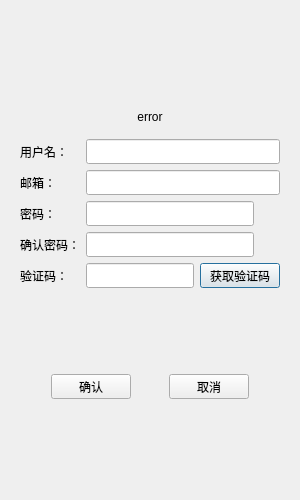
<?xml version="1.0" encoding="UTF-8"?>
<ui version="4.0">
 <class>RegisterDialog</class>
 <widget class="QDialog" name="RegisterDialog">
  <property name="geometry">
   <rect>
    <x>0</x>
    <y>0</y>
    <width>300</width>
    <height>500</height>
   </rect>
  </property>
  <property name="minimumSize">
   <size>
    <width>300</width>
    <height>500</height>
   </size>
  </property>
  <property name="maximumSize">
   <size>
    <width>300</width>
    <height>500</height>
   </size>
  </property>
  <property name="windowTitle">
   <string>RegisterDialog</string>
  </property>
  <layout class="QVBoxLayout" name="verticalLayout_11">
   <item>
    <layout class="QVBoxLayout" name="verticalLayout">
     <property name="leftMargin">
      <number>0</number>
     </property>
     <property name="topMargin">
      <number>0</number>
     </property>
     <property name="rightMargin">
      <number>0</number>
     </property>
     <property name="bottomMargin">
      <number>0</number>
     </property>
     <item>
      <widget class="QStackedWidget" name="stackedWidget">
       <property name="currentIndex">
        <number>0</number>
       </property>
       <widget class="QWidget" name="page">
        <layout class="QVBoxLayout" name="verticalLayout_3">
         <item>
          <spacer name="verticalSpacer">
           <property name="orientation">
            <enum>Qt::Vertical</enum>
           </property>
           <property name="sizeHint" stdset="0">
            <size>
             <width>20</width>
             <height>40</height>
            </size>
           </property>
          </spacer>
         </item>
         <item>
          <widget class="QWidget" name="widget" native="true">
           <layout class="QVBoxLayout" name="verticalLayout_4">
            <item>
             <widget class="QLabel" name="error_label">
              <property name="text">
               <string>error</string>
              </property>
              <property name="alignment">
               <set>Qt::AlignCenter</set>
              </property>
             </widget>
            </item>
           </layout>
          </widget>
         </item>
         <item>
          <layout class="QHBoxLayout" name="horizontalLayout">
           <item>
            <widget class="QLabel" name="user_label">
             <property name="minimumSize">
              <size>
               <width>60</width>
               <height>25</height>
              </size>
             </property>
             <property name="maximumSize">
              <size>
               <width>16777215</width>
               <height>25</height>
              </size>
             </property>
             <property name="text">
              <string>用户名：</string>
             </property>
            </widget>
           </item>
           <item>
            <widget class="QLineEdit" name="user_edit">
             <property name="minimumSize">
              <size>
               <width>0</width>
               <height>25</height>
              </size>
             </property>
             <property name="maximumSize">
              <size>
               <width>16777215</width>
               <height>25</height>
              </size>
             </property>
            </widget>
           </item>
          </layout>
         </item>
         <item>
          <layout class="QHBoxLayout" name="horizontalLayout_2">
           <item>
            <widget class="QLabel" name="email_label">
             <property name="minimumSize">
              <size>
               <width>60</width>
               <height>25</height>
              </size>
             </property>
             <property name="maximumSize">
              <size>
               <width>16777215</width>
               <height>25</height>
              </size>
             </property>
             <property name="text">
              <string>邮箱：</string>
             </property>
            </widget>
           </item>
           <item>
            <widget class="QLineEdit" name="email_edit">
             <property name="minimumSize">
              <size>
               <width>0</width>
               <height>25</height>
              </size>
             </property>
             <property name="maximumSize">
              <size>
               <width>16777215</width>
               <height>25</height>
              </size>
             </property>
            </widget>
           </item>
          </layout>
         </item>
         <item>
          <layout class="QHBoxLayout" name="horizontalLayout_3">
           <item>
            <widget class="QLabel" name="password_label">
             <property name="minimumSize">
              <size>
               <width>60</width>
               <height>25</height>
              </size>
             </property>
             <property name="maximumSize">
              <size>
               <width>16777215</width>
               <height>25</height>
              </size>
             </property>
             <property name="text">
              <string>密码：</string>
             </property>
            </widget>
           </item>
           <item>
            <widget class="QLineEdit" name="password_edit">
             <property name="minimumSize">
              <size>
               <width>0</width>
               <height>25</height>
              </size>
             </property>
             <property name="maximumSize">
              <size>
               <width>16777215</width>
               <height>25</height>
              </size>
             </property>
            </widget>
           </item>
           <item>
            <widget class="ClickedLabel" name="visibility_pass">
             <property name="minimumSize">
              <size>
               <width>20</width>
               <height>20</height>
              </size>
             </property>
             <property name="maximumSize">
              <size>
               <width>20</width>
               <height>20</height>
              </size>
             </property>
             <property name="text">
              <string/>
             </property>
            </widget>
           </item>
          </layout>
         </item>
         <item>
          <layout class="QHBoxLayout" name="horizontalLayout_4">
           <item>
            <widget class="QLabel" name="confirm_label">
             <property name="minimumSize">
              <size>
               <width>60</width>
               <height>25</height>
              </size>
             </property>
             <property name="maximumSize">
              <size>
               <width>16777215</width>
               <height>25</height>
              </size>
             </property>
             <property name="text">
              <string>确认密码：</string>
             </property>
            </widget>
           </item>
           <item>
            <widget class="QLineEdit" name="confirm_edit">
             <property name="minimumSize">
              <size>
               <width>0</width>
               <height>25</height>
              </size>
             </property>
             <property name="maximumSize">
              <size>
               <width>16777215</width>
               <height>25</height>
              </size>
             </property>
            </widget>
           </item>
           <item>
            <widget class="ClickedLabel" name="visibility_confirm">
             <property name="minimumSize">
              <size>
               <width>20</width>
               <height>20</height>
              </size>
             </property>
             <property name="maximumSize">
              <size>
               <width>20</width>
               <height>20</height>
              </size>
             </property>
             <property name="text">
              <string/>
             </property>
            </widget>
           </item>
          </layout>
         </item>
         <item>
          <layout class="QHBoxLayout" name="horizontalLayout_6">
           <item>
            <widget class="QLabel" name="verify_label">
             <property name="minimumSize">
              <size>
               <width>60</width>
               <height>25</height>
              </size>
             </property>
             <property name="maximumSize">
              <size>
               <width>16777215</width>
               <height>25</height>
              </size>
             </property>
             <property name="text">
              <string>验证码：</string>
             </property>
            </widget>
           </item>
           <item>
            <widget class="QLineEdit" name="verify_edit">
             <property name="minimumSize">
              <size>
               <width>0</width>
               <height>25</height>
              </size>
             </property>
             <property name="maximumSize">
              <size>
               <width>16777215</width>
               <height>25</height>
              </size>
             </property>
            </widget>
           </item>
           <item>
            <widget class="timerbutton" name="get_verify_code_button">
             <property name="minimumSize">
              <size>
               <width>0</width>
               <height>25</height>
              </size>
             </property>
             <property name="maximumSize">
              <size>
               <width>16777215</width>
               <height>25</height>
              </size>
             </property>
             <property name="text">
              <string>获取验证码</string>
             </property>
            </widget>
           </item>
          </layout>
         </item>
         <item>
          <spacer name="verticalSpacer_2">
           <property name="orientation">
            <enum>Qt::Vertical</enum>
           </property>
           <property name="sizeHint" stdset="0">
            <size>
             <width>20</width>
             <height>40</height>
            </size>
           </property>
          </spacer>
         </item>
         <item>
          <layout class="QHBoxLayout" name="horizontalLayout_7">
           <item>
            <spacer name="horizontalSpacer">
             <property name="orientation">
              <enum>Qt::Horizontal</enum>
             </property>
             <property name="sizeHint" stdset="0">
              <size>
               <width>40</width>
               <height>20</height>
              </size>
             </property>
            </spacer>
           </item>
           <item>
            <widget class="QPushButton" name="confirm_button">
             <property name="minimumSize">
              <size>
               <width>0</width>
               <height>25</height>
              </size>
             </property>
             <property name="maximumSize">
              <size>
               <width>16777215</width>
               <height>25</height>
              </size>
             </property>
             <property name="text">
              <string>确认</string>
             </property>
            </widget>
           </item>
           <item>
            <spacer name="horizontalSpacer_3">
             <property name="orientation">
              <enum>Qt::Horizontal</enum>
             </property>
             <property name="sizeHint" stdset="0">
              <size>
               <width>40</width>
               <height>20</height>
              </size>
             </property>
            </spacer>
           </item>
           <item>
            <widget class="QPushButton" name="cancel_button">
             <property name="minimumSize">
              <size>
               <width>0</width>
               <height>25</height>
              </size>
             </property>
             <property name="maximumSize">
              <size>
               <width>16777215</width>
               <height>25</height>
              </size>
             </property>
             <property name="text">
              <string>取消</string>
             </property>
            </widget>
           </item>
           <item>
            <spacer name="horizontalSpacer_2">
             <property name="orientation">
              <enum>Qt::Horizontal</enum>
             </property>
             <property name="sizeHint" stdset="0">
              <size>
               <width>40</width>
               <height>20</height>
              </size>
             </property>
            </spacer>
           </item>
          </layout>
         </item>
         <item>
          <spacer name="verticalSpacer_3">
           <property name="orientation">
            <enum>Qt::Vertical</enum>
           </property>
           <property name="sizeHint" stdset="0">
            <size>
             <width>20</width>
             <height>40</height>
            </size>
           </property>
          </spacer>
         </item>
        </layout>
       </widget>
       <widget class="QWidget" name="page_2">
        <layout class="QVBoxLayout" name="verticalLayout_12">
         <item>
          <widget class="QLabel" name="tip_label">
           <property name="text">
            <string>注册成功，5s后自动返回</string>
           </property>
           <property name="alignment">
            <set>Qt::AlignCenter</set>
           </property>
          </widget>
         </item>
         <item>
          <widget class="QWidget" name="widget_2" native="true">
           <layout class="QHBoxLayout" name="horizontalLayout_5">
            <item>
             <spacer name="horizontalSpacer_4">
              <property name="orientation">
               <enum>Qt::Horizontal</enum>
              </property>
              <property name="sizeHint" stdset="0">
               <size>
                <width>40</width>
                <height>20</height>
               </size>
              </property>
             </spacer>
            </item>
            <item>
             <widget class="QPushButton" name="return_button">
              <property name="minimumSize">
               <size>
                <width>0</width>
                <height>25</height>
               </size>
              </property>
              <property name="maximumSize">
               <size>
                <width>16777215</width>
                <height>25</height>
               </size>
              </property>
              <property name="text">
               <string>返回</string>
              </property>
             </widget>
            </item>
            <item>
             <spacer name="horizontalSpacer_5">
              <property name="orientation">
               <enum>Qt::Horizontal</enum>
              </property>
              <property name="sizeHint" stdset="0">
               <size>
                <width>40</width>
                <height>20</height>
               </size>
              </property>
             </spacer>
            </item>
           </layout>
          </widget>
         </item>
        </layout>
       </widget>
      </widget>
     </item>
    </layout>
   </item>
  </layout>
 </widget>
 <customwidgets>
  <customwidget>
   <class>timerbutton</class>
   <extends>QPushButton</extends>
   <header>timerbutton.h</header>
  </customwidget>
  <customwidget>
   <class>ClickedLabel</class>
   <extends>QLabel</extends>
   <header>clickedlabel.h</header>
  </customwidget>
 </customwidgets>
 <resources>
  <include location="../../Resources/rc.qrc"/>
 </resources>
 <connections/>
</ui>
